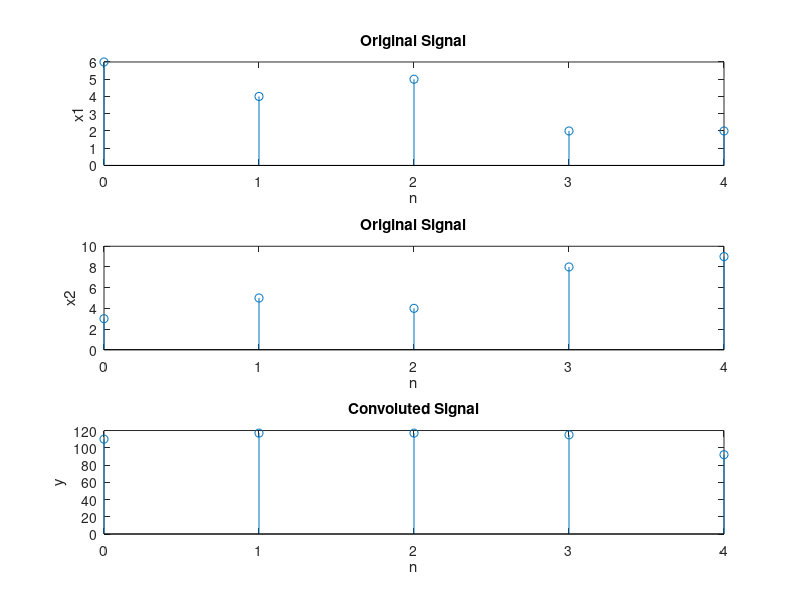

Reproduce this figure in MATLAB.
%performing circular convolution without using inbuilt function...
%input sequence 1
x1=[2 2 5 4 6];
x2=[3 5 4 8 9];
N=length(x1);
x2=x2';
%x1=x1'
y=[];
x1=flip(x1);
for i=1:N
    x3=x1(N-i+1:1:N);
    x4=cat(2,x3,x1);
    x5=x4(1:1:N);
    y(i)=x5*x2;
end
display(y);
n=0:1:N-1;
subplot(3,1,1)
stem(n,x1);
xlabel('n');
ylabel('x1')
title('Original Signal')
subplot(3,1,2)
stem(n,x2);
xlabel('n');
ylabel('x2')
title('Original Signal')
subplot(3,1,3)
stem(n,y);
xlabel('n');
ylabel('y')
title('Convoluted Signal')



    

